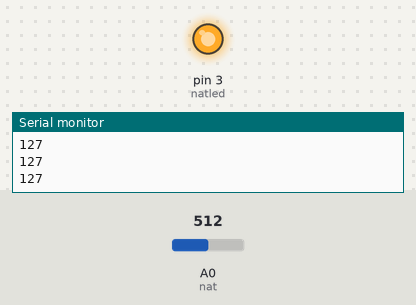
The sketch below on a simulated Arduino Uno, built with avr-gcc and run on an emulated ATmega328P. Shown: output pins drawn as LEDs (lit = HIGH), the last lines printed to the serial monitor. The test bench sets the inputs (shaded band); at power-on: A0 (nat) = 512.

Above: at 1.2 s.
1.3 s: A0 (nat) set to 6
2.8 s: A0 (nat) set to 3
At 4.0 s:
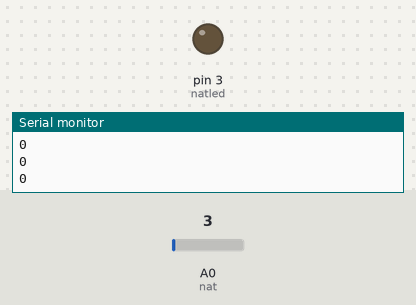
4.3 s: A0 (nat) set to 122
At 5.5 s:
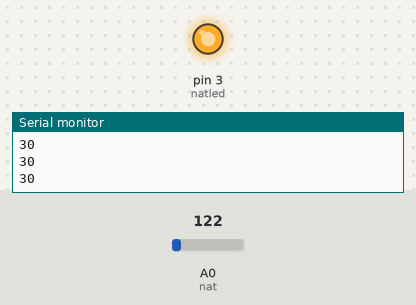
5.8 s: A0 (nat) set to 0
At 6.2 s:
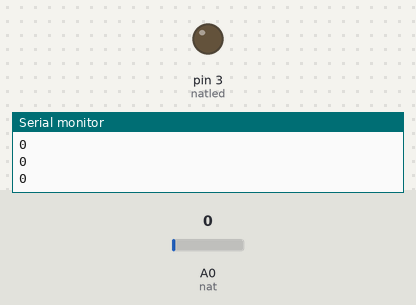
Timing chart, 0 to 8.3 s (numbered marks = the images above; inputs shaded):
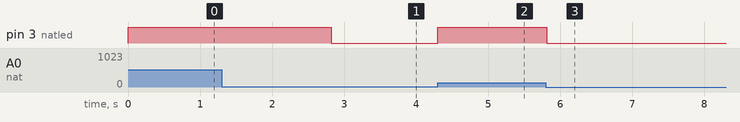

The sketch:

3.2_potentioFade.ino
```cpp
// if the knob turn is reversed or not following the chosen side to turn you can:
// exchange min1 to max1 or exchange the 5v and gnd connection of the potentiometer

int nat = A0;                   //store analog pin A0 to variable nat
int natled = 3;                 //set digital pin 3 for led
//choose digital pin with ~ or capable for sending PWM signals
void setup() {
  pinMode(nat, INPUT);          //initializing nat in input mode
  pinMode(natled, OUTPUT);      //initializing nat in output mode
  Serial.begin(9600);           //initializing serial monitor with 9600 baud
}

void loop() {
  int natIn = analogRead(nat);  //read and store the nat value in natIn
  /*  map(variable, min1, max1, min2, max2);
      variable     = refers to the value measured to be mapped
      min1 , max1  = refers to the minimum and maximum value of the actual measured value
      min2 , max2  = refers to the minimum and maximum value of the value to be outptted by the map

      the map() function will correlate the values from the reference(actual) to the outputted, not only the
      range(min2, max2) are the outputted values and exceeding the range(min1, max1) results to exceeding the values for
  */
  int natIN = map(natIn, 0, 1023, 0, 255);
  digitalWrite(natled, natIN);  //write the mapped value of natIN to the LED
  Serial.println(natIN);        //print out the natIN value in the serial monitor, which indicates the brightness of the LED
  delay(30);                    //wait for 30 milliseconds to run the code again
}
```

Measured:
- the behaviour switches between 5 and 4 on A0 (nat) (found by bisection; images 0 and 1)
- after the input at 2.8 s, pin 3 (natled): HIGH → LOW at once
- after the input at 4.3 s, pin 3 (natled): LOW → HIGH at once
- after the input at 5.8 s, pin 3 (natled): HIGH → LOW at once
